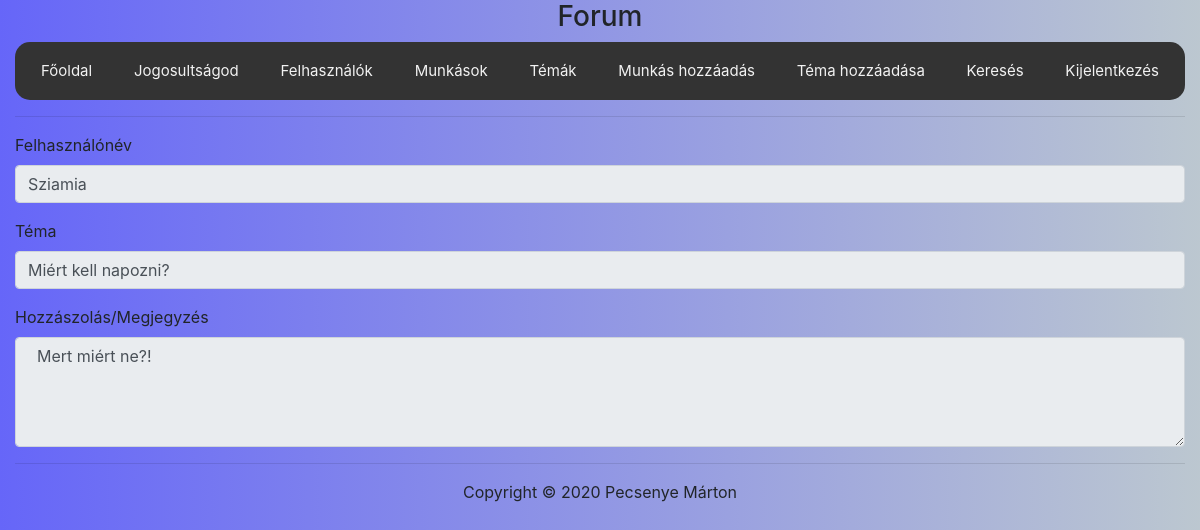
The app's page /index.php?P=forum_theme&f=9 (signed in) with its own data.
### tables this page shows
CREATE TABLE IF NOT EXISTS `forum` (
  `id` int(11) NOT NULL AUTO_INCREMENT,
  `nickname` varchar(64) NOT NULL,
  `theme` varchar(64) NOT NULL,
  `comment` varchar(2500) NOT NULL,
  PRIMARY KEY (`id`)
);

### protected/database.php (called while the page is built, shortened)
<?php
function getConnection() {
	$connection = new PDO(DB_TYPE.':host='.DB_HOST.';dbname='.DB_NAME.';',DB_USER, DB_PASS);
	$connection->exec("SET NAMES '".DB_CHARSET."'");
	return $connection;
}
function getRecord($queryString, $queryParams = []) {
	$connection = getConnection();
	$statement = $connection->prepare($queryString);
	$success = $statement->execute($queryParams);
	$result = $success ? $statement->fetch(PDO::FETCH_ASSOC) : [];
	return $result;
}
?>

### protected/felulet/forum_theme.php (the view, shortened to what this page needs)
<?php
if(!array_key_exists('f', $_GET) || empty($_GET['f'])) :
	header('Location: index.php');
else:
	$query = "SELECT id,nickname,theme,comment FROM forum WHERE id = :id";
	$params = [':id' => $_GET['f']];
	$forum = getRecord($query, $params);
	if(empty($forum)) :
		header('Location: index.php');
	else : ?>
<form>
<div class="form-group">
    <label for="forumnickname">Felhasználónév </label><br/>
    <input type="text" class="form-control" id="forumnickname" name="nickname" value="<?=$forum['nickname']?>" readonly>
  </div>
  <div class="form-group">
    <label for="forumtheme">Téma </label><br/>
    <input type="text" class="form-control" id="forumtheme" name="theme"  value="<?=$forum['theme'] ?>" readonly>
  </div>
  <div class="form-group">
    <label for="forum">Hozzászolás/Megjegyzés </label><br/>
   	<textarea class="form-control" id="forumcomment"  rows="4" readonly><?=$forum['comment'] ?></textarea>
  </div>
</form>
	<?php endif;
endif;?>

### public/style.css (style rules this page uses)
body { background-image: linear-gradient(to left, rgba(143, 162, 177, 0.6), rgba(0, 0, 244, 0.6)); }

### records on screen
forum: nickname "Sziamia", theme "Miért kell napozni?", comment "Mert miért ne?!"
